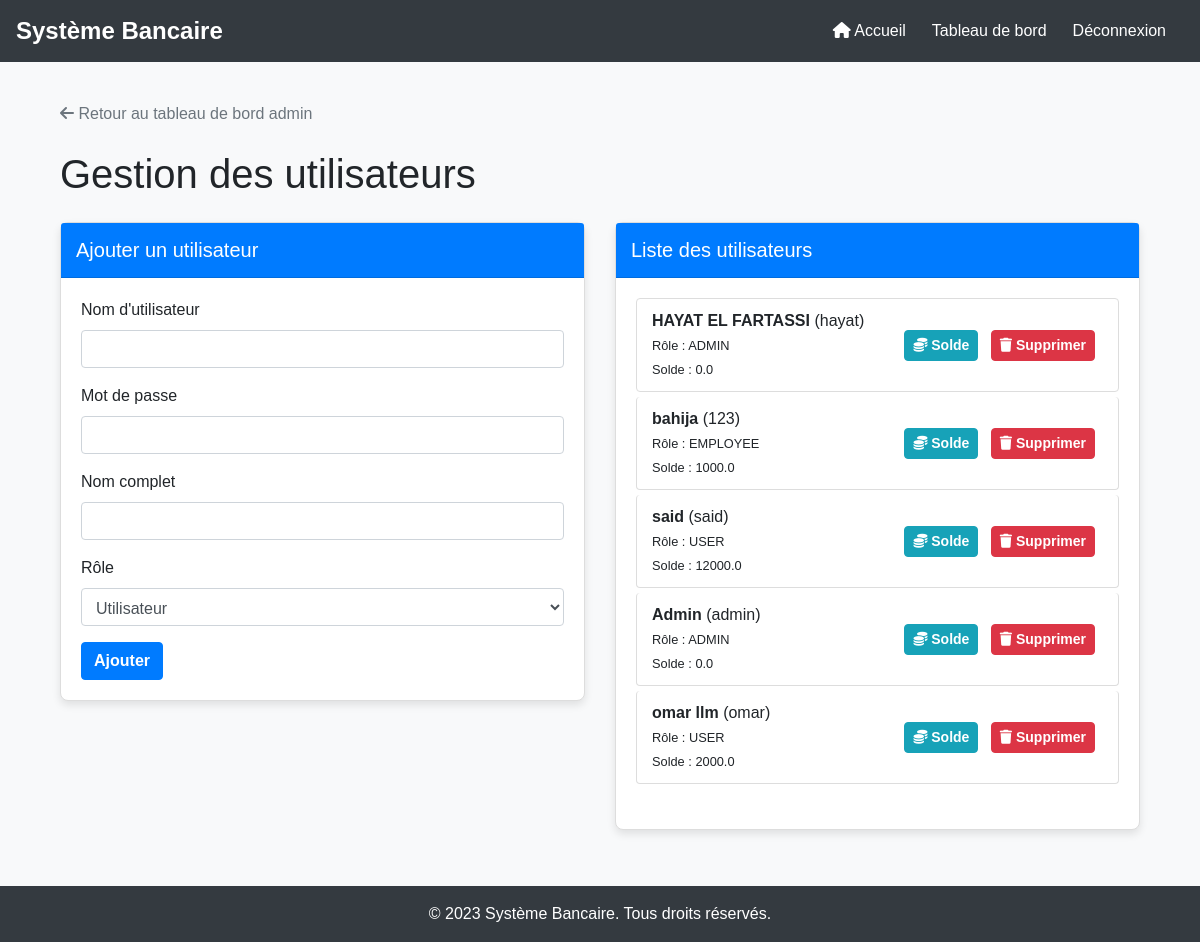
The app's page /admin/users (signed in), older data.
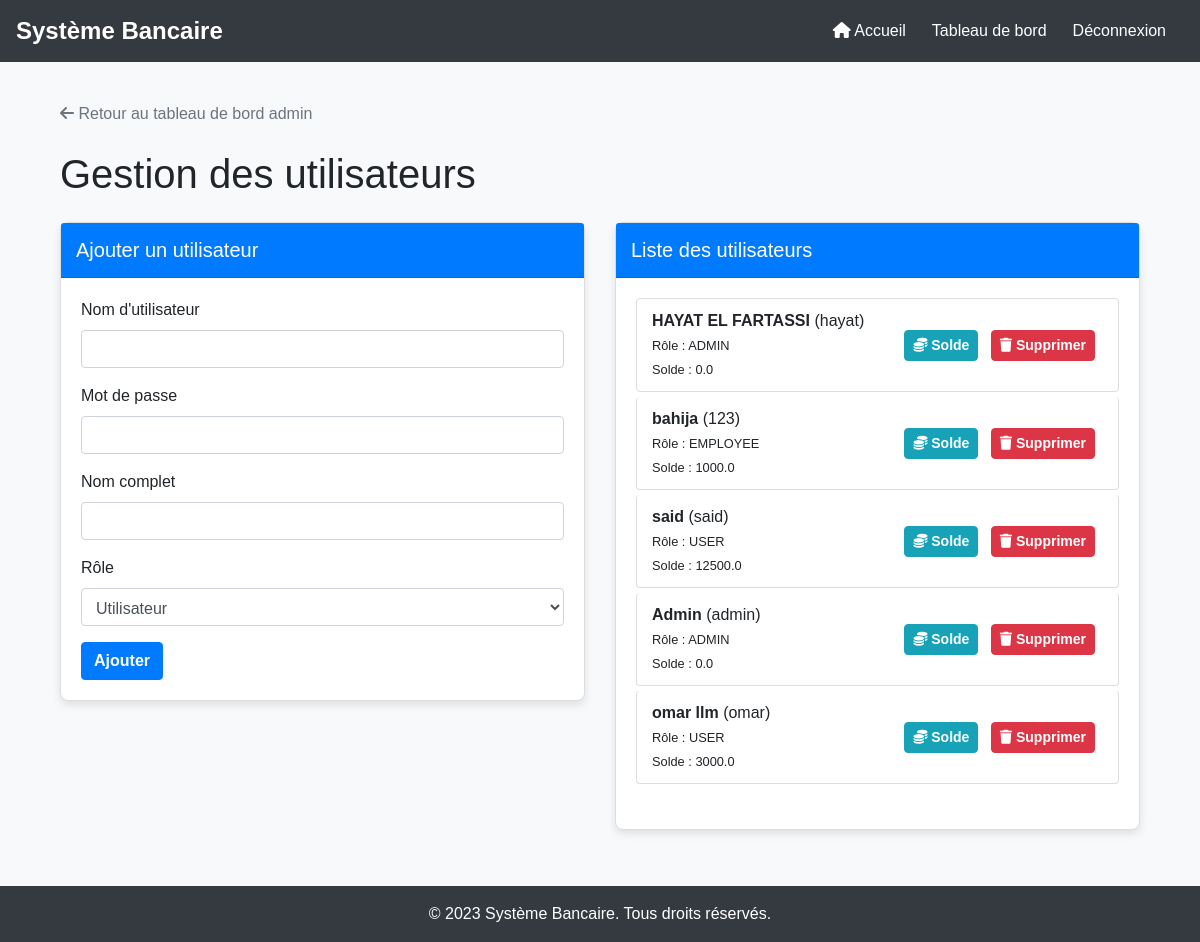
The same page, newer data.
### tables this page shows
CREATE TABLE users (
                id INTEGER PRIMARY KEY AUTOINCREMENT,
                username TEXT NOT NULL UNIQUE,
                password TEXT NOT NULL,
                full_name TEXT NOT NULL,
                role TEXT NOT NULL CHECK(role IN ('ADMIN', 'USER', 'EMPLOYEE')),
                balance REAL DEFAULT 0
            , last_balance_update DATE);

### app.py (the view, shortened to what this page needs)
@app.route('/admin/users', methods=['GET', 'POST'])
@role_required('ADMIN')
def admin_users():
    with sqlite3.connect(DATABASE) as conn:
        cursor = conn.cursor()
        cursor.execute('SELECT * FROM users')
        users = cursor.fetchall()
    return render_template("admin_users.html", users=users)

### app.py (called while the page is built)
def role_required(role):
    def decorator(f):
        @wraps(f)
        def decorated_function(*args, **kwargs):
            if not session.get('user_id'):
                return redirect(url_for('login'))
            with sqlite3.connect(DATABASE, timeout=10) as conn:
                cursor = conn.cursor()
                cursor.execute('SELECT role FROM users WHERE id = ?', (session['user_id'],))
                user_role = cursor.fetchone()[0]
                if user_role != role:
                    flash('Accès refusé.', 'error')
                    return redirect(url_for('index'))
            return f(*args, **kwargs)
        return decorated_function
    return decorator

### templates/admin_users.html (shortened to what this page needs)
{% extends "base.html" %}
{% block content %}
<div class="container">
    <div class="mb-4">
        <a href="{{ url_for('admin_dashboard') }}" class="text-secondary">
            <i class="fas fa-arrow-left"></i> Retour au tableau de bord admin
        </a>
    </div>
    <h1 class="mt-4">Gestion des utilisateurs</h1>
    <div class="row mt-4">
        <div class="col-md-6 mb-3">
            <div class="card">
                <div class="card-header bg-primary text-white">
                    <h5 class="card-title">Ajouter un utilisateur</h5>
                </div>
                <div class="card-body">
                    <form method="POST" action="{{ url_for('admin_users') }}">
                        <div class="form-group">
                            <label for="username">Nom d'utilisateur</label>
                            <input type="text" class="form-control" id="username" name="username" required>
                        </div>
                        <div class="form-group">
                            <label for="password">Mot de passe</label>
                            <input type="password" class="form-control" id="password" name="password" required>
                        </div>
                        <div class="form-group">
                            <label for="full_name">Nom complet</label>
                            <input type="text" class="form-control" id="full_name" name="full_name" required>
                        </div>
                        <div class="form-group">
                            <label for="role">Rôle</label>
                            <select class="form-control" id="role" name="role" required>
                                <option value="USER">Utilisateur</option>
                            </select>
                        </div>
                        <button type="submit" class="btn btn-primary">Ajouter</button>
                    </form>
                </div>
            </div>
        </div>
        <div class="col-md-6 mb-3">
            <div class="card">
                <div class="card-header bg-primary text-white">
                    <h5 class="card-title">Liste des utilisateurs</h5>
                </div>
                <div class="card-body">
                    <ul class="list-group">
                        {% for user in users %}
                        <li class="list-group-item d-flex justify-content-between align-items-center">
                            <div>
                                <strong>{{ user[3] }}</strong> ({{ user[1] }})<br>
                                <small>Rôle : {{ user[4] }}</small><br>
                                <small>Solde : {{ user[5] }}</small>
                            </div>
                            <div>
                                <a href="{{ url_for('admin_update_balance', user_id=user[0]) }}" class="btn btn-info btn-sm mr-2 btn-action">
                                    <i class="fas fa-coins"></i> Solde
                                </a>
                                <a href="{{ url_for('admin_delete_user', user_id=user[0]) }}" class="btn btn-danger btn-sm btn-action">
                                    <i class="fas fa-trash"></i> Supprimer
                                </a>
                            </div>
                        </li>
                        {% endfor %}
                    </ul>
                </div>
            </div>
        </div>
    </div>
</div>
{% endblock %}

Row changes from the older to the newer data that the page shows:
changed users "said": balance "12000.0" → "12500.0"
changed users "omar llm": balance "2000.0" → "3000.0"
